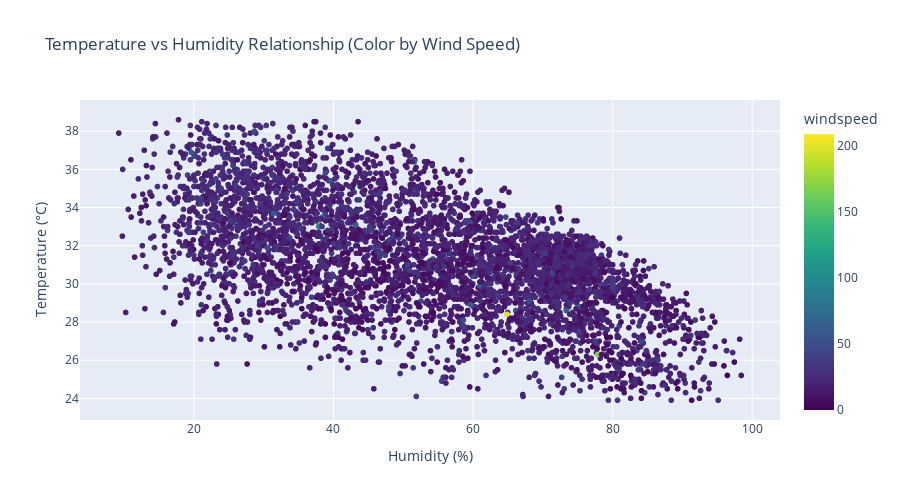

This figure's notebook cell:
### Markdown cell above
### Chart 4: Humidity vs Temperature Scatter Plot

### Code cell
# Chart 4: Humidity vs Temperature Scatter Plot
fig4 = px.scatter(df.sample(n=min(5000, len(df))), x='humidity', y='temp', 
                  color='windspeed',
                  title="Temperature vs Humidity Relationship (Color by Wind Speed)",
                  labels={'humidity': 'Humidity (%)', 'temp': 'Temperature (°C)'},
                  color_continuous_scale='Viridis')

fig4.update_layout(height=500)
fig4.show()

# Analysis
correlation = df['temp'].corr(df['humidity'])
temp_humidity_stats = df.groupby(pd.cut(df['humidity'], bins=5))['temp'].mean()

print("📊 Chart 4 Analysis - Humidity vs Temperature Relationship:")
print(f"📈 Correlation coefficient: {correlation:.3f}")
print(f"🔗 Relationship strength: {'Strong' if abs(correlation) > 0.7 else 'Moderate' if abs(correlation) > 0.3 else 'Weak'}")
print(f"📊 Temperature range: {df['temp'].min():.1f}°C to {df['temp'].max():.1f}°C")
print(f"💧 Humidity range: {df['humidity'].min():.1f}% to {df['humidity'].max():.1f}%")
print(f"💨 Wind speed range: {df['windspeed'].min():.1f} to {df['windspeed'].max():.1f} km/h")
print("💡 This scatter plot explores the relationship between temperature and humidity, with wind speed represented by color intensity, revealing climate interaction patterns.")

### Figure 1 — Plotly figure (JSON) as saved in the notebook; plotly's stock layout.template omitted (floating-point values rounded to 4 significant figures; data arrays with more than 128 entries replaced by an {"elided": "..."} marker saying what was removed)
{"data": [{"hovertemplate": "Humidity (%)=%{x}<br>Temperature (°C)=%{y}<br>windspeed=%{marker.color}<extra></extra>", "legendgroup": "", "marker": {"color": {"elided": "5000 float values"}, "coloraxis": "coloraxis", "symbol": "circle"}, "mode": "markers", "name": "", "showlegend": false, "type": "scattergl", "x": {"elided": "5000 float values"}, "xaxis": "x", "y": {"elided": "5000 float values"}, "yaxis": "y"}], "layout": {"coloraxis": {"colorbar": {"title": {"text": "windspeed"}}, "colorscale": [[0, "#440154"], [0.1111, "#482878"], [0.2222, "#3e4989"], [0.3333, "#31688e"], [0.4444, "#26828e"], [0.5556, "#1f9e89"], [0.6667, "#35b779"], [0.7778, "#6ece58"], [0.8889, "#b5de2b"], [1, "#fde725"]]}, "height": 500, "legend": {"tracegroupgap": 0}, "title": {"text": "Temperature vs Humidity Relationship (Color by Wind Speed)"}, "xaxis": {"anchor": "y", "domain": [0, 1], "title": {"text": "Humidity (%)"}}, "yaxis": {"anchor": "x", "domain": [0, 1], "title": {"text": "Temperature (°C)"}}}}
